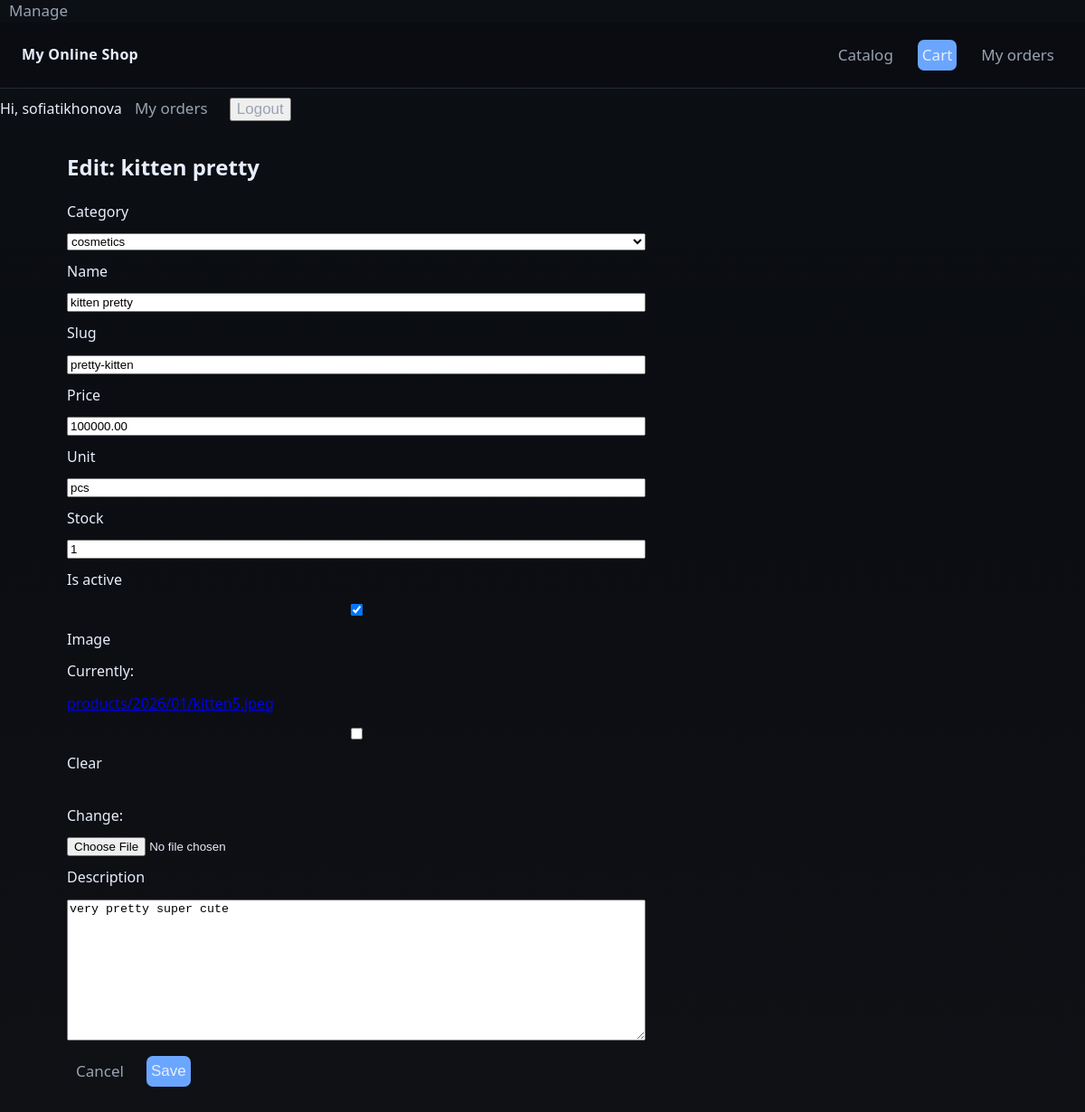
Page /manage/products/6/edit/ (signed in) on the committed database.
### shop/models.py (models this page shows, shortened)
class Product(models.Model):
    category=models.ForeignKey(Category, on_delete=models.PROTECT, related_name='products')
    name=models.CharField(max_length=180)
    slug=models.SlugField(max_length=200, unique=True)
    price=models.DecimalField(max_digits=10, decimal_places=2, default=Decimal('0.00'))
    is_weighted=models.BooleanField(default=False, help_text='Drobnoe kolichestvo (ex: kg)')
    stock=models.PositiveIntegerField(default=100)
    is_active=models.BooleanField(default=True)
    unit=models.CharField(max_length=20, default='pcs')
    image=models.ImageField(upload_to='products/%Y/%m/', blank=True, null=True)
    description=models.TextField(blank=True)
    class Meta:
        ordering=['name']
        indexes=[models.Index(fields=['slug']), models.Index(fields=['name'])]
        verbose_name='Product'
        verbose_name_plural='Products'

### shop/views.py (the view)
# urls.py: path('manage/products/<int:pk>/edit/', views.product_edit, name='product_edit'),
@login_required
@permission_required('shop.change_product', raise_exception=True)
def product_edit(request, pk):
    product=get_object_or_404(Product, pk=pk)
    if request.method=='POST':
        form=ProductForm(request.POST, request.FILES, instance=product)
        if form.is_valid():
            form.save()
            messages.success(request, f'Product "{product.name}" updated')
            return redirect('shop:manage_products')
    else:
        form=ProductForm(instance=product)
    return render(request, 'shop/manage/product_form.html', {'form':form, 'mode':'edit', 'product':product})

### shop/forms.py
class ProductForm(forms.ModelForm):
    class Meta:
        model=Product
        fields=['category', 'name', 'slug', 'price', 'unit', 'stock', 'is_active', 'image', 'description']

### shop/models.py (called while the page is built)
    def __str__(self):
        return self.name

### shop/templates/shop/manage/product_form.html (shortened to what this page needs)
{%extends 'shop/base.html'%}
{%load static%}
{%block content%}
<section class="panel">
    <h2 style="margin-top:0">{% if mode == 'create' %}New product{% else %}Edit: {{ product.name }}{% endif %}</h2>
    <form method="post" enctype="multipart/form-data" style="display:grid;gap:12px;max-width:640px">
    {% for field in form %}
    <label for="{{field.id_for_label}}">{{field.label}}</label>
    {{field}}
    {%endfor%}
    <div style="display:flex; gap:10px;">
        <a class="btn" href="{%url 'shop:manage_products'%}">Cancel</a>
        <button class="btn btn--primary" type="submit">Save</button>
    </div>
</section>
{%endblock%}

### shop/templates/shop/base.html (shortened to what this page needs)
{%load static%}
<!DOCTYPE html>
<html lang="en">
<head>
    <link rel="stylesheet" href="{%static 'css/style.css'%}">
</head>
<body>
    {% if request.user.is_authenticated and perms.shop.change_product %}
    <a class="btn" href="{% url 'shop:manage_products' %}">Manage</a>
    {% endif %}
    <header class="header">
        <div class="header__inner">
            <div class="logo"><a href="{%url 'shop:home'%}">My Online Shop</a></div>
            <nav class="nav">
                <a class="btn" href="{% url 'shop:home'%}">Catalog</a>
                <a class="btn btn--primary" href="{%url 'shop:cart_detail'%}">Cart</a>
                {%if request.user.is_authenticated%}
                <a href="{%url 'shop:my_orders'%}" class="btn">My orders</a>
                {%endif%}
            </nav>
        </div>
    </header>
    {%if request.user.is_authenticated%}
    <span class="muted">Hi, {{request.user.username}}</span>
    <a href="{%url 'shop:my_orders'%}" class="btn">My orders</a>
    <form action="{%url 'shop:logout'%}"method="post" style="display:inline">
        <button class="btn" type="submit">Logout</button>
    </form>
    {%else%}
    <a href="{%url 'shop:login'%}" class="btn">Login</a>
    <a href="{%url 'shop:signup'%}" class="btn btn--primary">Sign up</a>
    {%endif%}
    <div class="container">
        {%block content%}
        {%endblock%}
    </div>
</body>
</html>

### static/css/style.css (style rules this page uses)
:root { --bg:#0f1115; --panel:#151922; --muted:#99a3b3; --text:#e8eefc; --brand:#6aa6ff; --brand-2:#7ee787; --danger:#ff6b6b; --border:#232a39; --radius:14px; --shadow: 0 6px 24px rgba(0,0,0,.25); }
* { box-sizing: border-box; }
html, body { height: 100%; }
body { margin: 0; font: 16px/1.45 system-ui, -apple-system, Segoe UI, Roboto, Ubuntu; color: var(--text); background: linear-gradient(180deg, #0c0f14, #0b0d12 40%, #0f1115 100%); }
.container { max-width: 1100px; margin: 0 auto; padding: 24px; }
.header { position: sticky; top: 0; z-index: 5; background: rgba(11,13,18,.75); backdrop-filter: blur(10px); border-bottom: 1px solid var(--border); }
.header__inner { display: flex; align-items: center; gap: 16px; padding: 14px 24px; }
.logo { font-weight: 700; letter-spacing: .3px; }
.logo a { color: var(--text); text-decoration: none; }
.nav { margin-left: auto; display: flex; gap: 12px; }
.btn { font-size: 20px; color: var(--text); text-decoration: none; }

### shop/templates/shop/base.html (style rules this page uses)
.btn { font-size: 17px; color: var(--muted); text-decoration: none; margin: 10px; }
.btn--primary { margin: 5px; padding: 5px; border: none; border-radius: 7px; background: var(--brand); color: var(--text); }

### rows in the picture
Product: name "kitten pretty", form "cosmetics" "kitten pretty" "pretty-kitten" "100000.00" "pcs" "1" "☑" "very pretty super cute"

### other values in the picture
{{ request.user.username }} "sofiatikhonova"
{{ field.label }} "Category" "Name" "Slug" "Price" "Unit" "Stock" "Is active" "Image" "Description"
